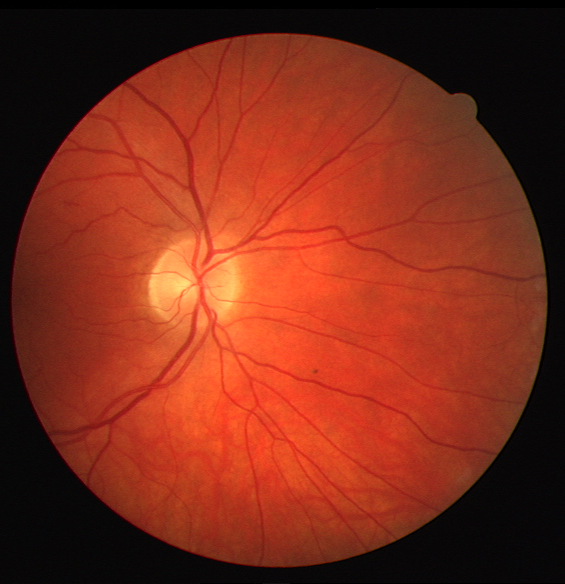
%> input picture Operation 1/retina1.tif, 565 x 584 px
$ octave operation1.m   (GNU Octave 9; MATLAB toolbox functions it lacks are replaced by stand-ins)
%> lines starting %> are read from the running program, lines starting %| are printed output that depends on the picture; in (x1, y1, x2, y2) boxes, pixels count from 0 and x2, y2 are one past the last pixel; in counts of white or black regions, pixels touching at a corner belong together; the program's own positions count from 1
%IQahsan %Operation 1 % Apply laplacian and edge detection method to
%enhance the retina images

I = imread('retina1.tif'); %input image|| you can use 'retina2.png' also as input
%> I is the input picture: size 584x565x3 uint8; mean R, G, B 124.9, 44.5, 26.4
gray_I = rgb2gray(I);
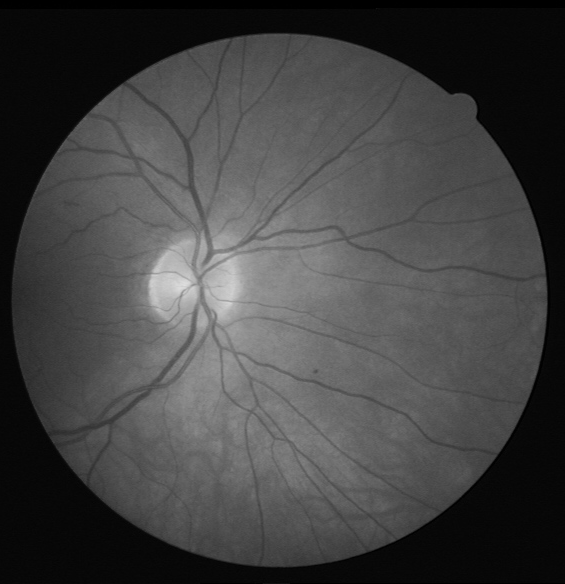
%> gray_I: size 584x565 uint8; min 0, max 223, mean 66.5
edge_I = edge(gray_I,'Sobel'); % Edge detection using Sobel
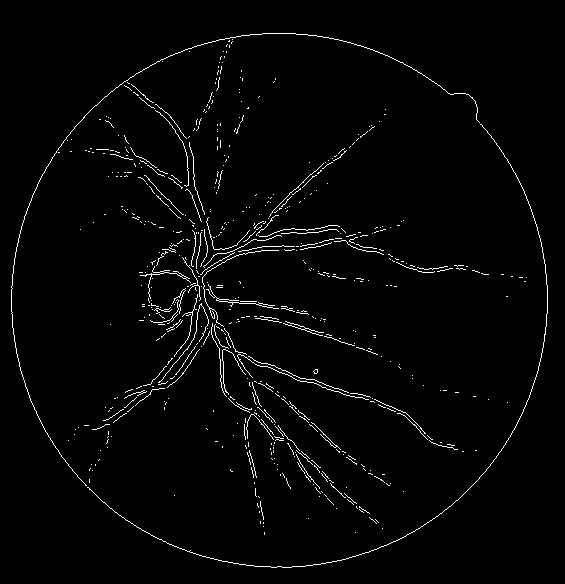
%> edge_I: size 584x565 logical; 2.1% white in thin lines or dots, all inside (x1, y1, x2, y2) = (11, 33, 548, 568)
figure;imshow(edge_I), imwrite(edge_I, 'output3.jpg'); title ('Edges (Veins and infection in Retina)');
% Using different kernels with different center pixel values
kernel1 = [-1 -1 -1;-1 8.5 -1;-1 -1 -1];
kernel2 = [-1 -1 -1;-1 9 -1;-1 -1 -1];
kernel3 = [-1 -1 -1;-1 9.7 -1;-1 -1 -1];
% applying the filters
K1 = imfilter(I,kernel1) ;
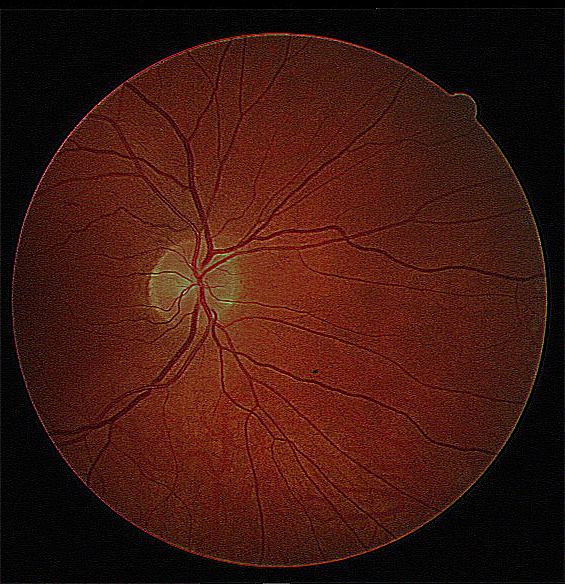
%> K1: size 584x565x3 uint8; mean R, G, B 64, 24.2, 16.2
K2 = imfilter(I,kernel2) ;
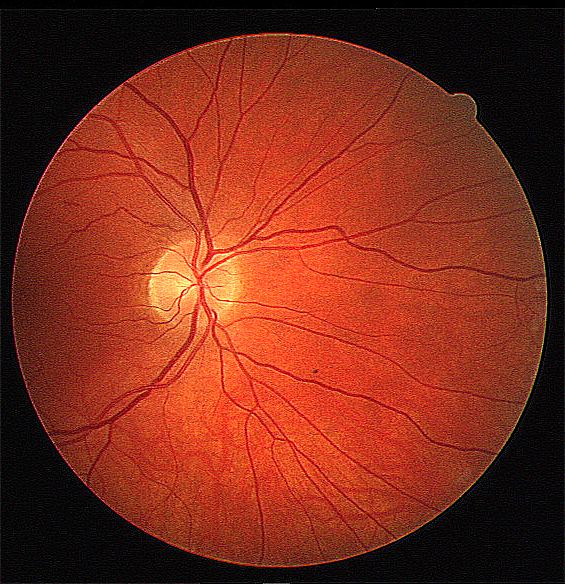
%> K2: size 584x565x3 uint8; mean R, G, B 125.3, 45.4, 27.8
K3 = imfilter(I,kernel3) ;
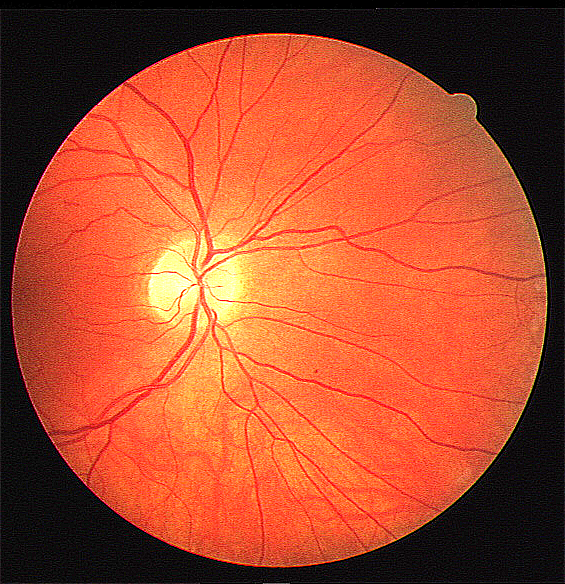
%> K3: size 584x565x3 uint8; mean R, G, B 170.7, 75.8, 45.7

% plotting the results
figure;
subplot(2,2,1)
imshow(I)
title('Original image');
subplot(2,2,2)
imshow(K1)
title('With Center value 8 ');
subplot(2,2,3)
imshow(K2), imwrite(K2, 'output1.jpg');
title('With center value 9 ');
subplot(2,2,4)
imshow(K3), imwrite(K3, 'output2.jpg')
title('With center value  9.7');

$ run again, with Operation 1/retina2.png saved as Operation 1/retina1.tif
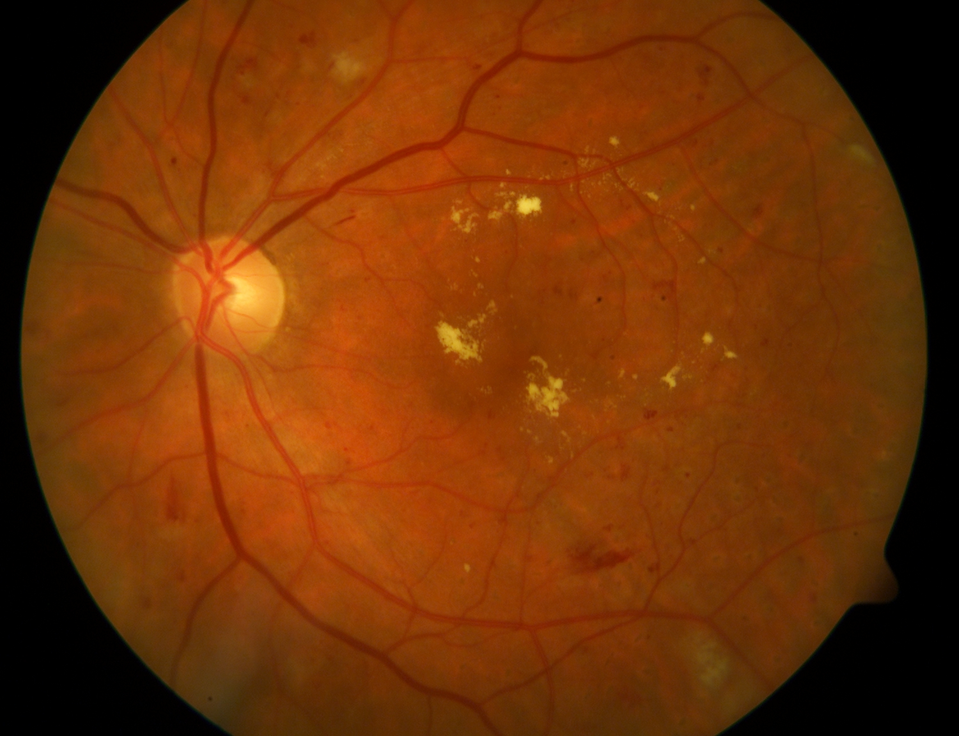
%> input picture Operation 1/retina2.png, 959 x 736 px, shrunk from 1500 x 1152 before the run
%> I is the input picture: size 736x959x3 uint8; mean R, G, B 112.8, 50.6, 5.4
%> `edge_I = edge(gray_I,'Sobel');`:
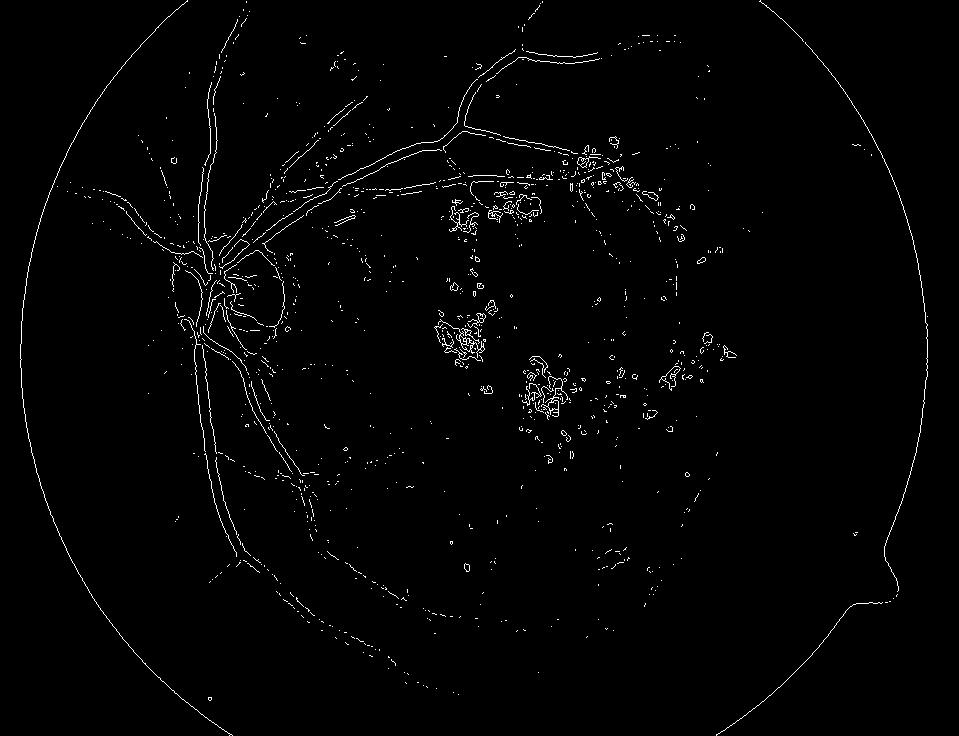
%> edge_I: size 736x959 logical; 1.5% white in thin lines or dots
%> `K3 = imfilter(I,kernel3) ;`:
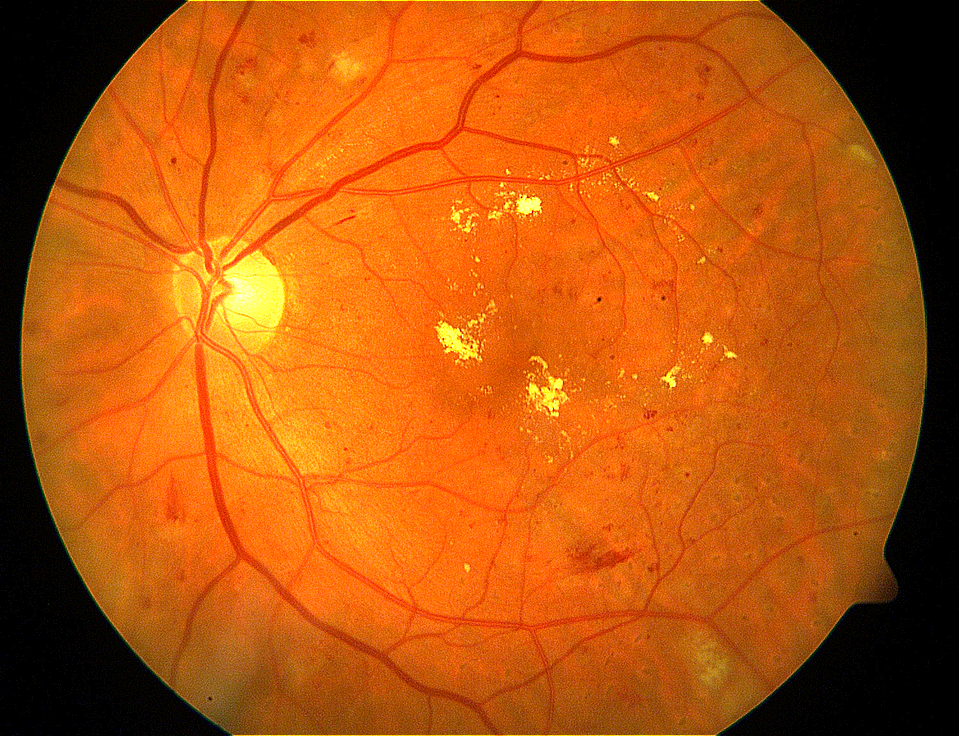
%> K3: size 736x959x3 uint8; mean R, G, B 182.1, 86.3, 12.5
